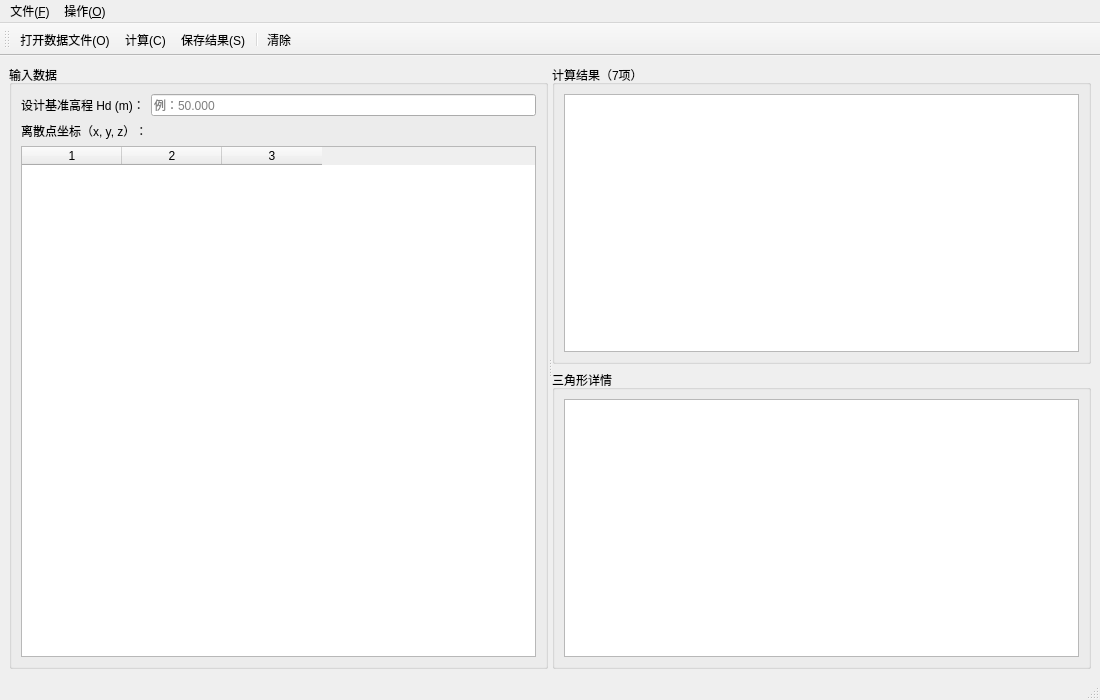
<?xml version="1.0" encoding="UTF-8"?>
<ui version="4.0">
 <class>MainWindow</class>
 <widget class="QMainWindow" name="MainWindow">
  <property name="geometry">
   <rect><x>0</x><y>0</y><width>1100</width><height>700</height></rect>
  </property>
  <property name="windowTitle">
   <string>TIN构建与填挖方体积计算系统</string>
  </property>

  <widget class="QWidget" name="centralwidget">
   <layout class="QHBoxLayout" name="hLayout">
    <item>
     <widget class="QSplitter" name="splitter">
      <property name="orientation"><enum>Qt::Horizontal</enum></property>

      <!-- 左：点云输入区 -->
      <widget class="QGroupBox" name="groupInput">
       <property name="title"><string>输入数据</string></property>
       <layout class="QVBoxLayout" name="vInput">

        <!-- 基准高程 -->
        <item>
         <layout class="QHBoxLayout" name="hHd">
          <item>
           <widget class="QLabel" name="labelHd">
            <property name="text"><string>设计基准高程 Hd (m)：</string></property>
           </widget>
          </item>
          <item>
           <widget class="QLineEdit" name="editHd">
            <property name="placeholderText"><string>例：50.000</string></property>
           </widget>
          </item>
         </layout>
        </item>

        <!-- 点云表格 -->
        <item>
         <widget class="QLabel" name="labelPts">
          <property name="text"><string>离散点坐标（x, y, z）：</string></property>
         </widget>
        </item>
        <item>
         <widget class="QTableWidget" name="tableInput">
          <property name="columnCount"><number>3</number></property>
          <property name="rowCount"><number>0</number></property>
          <attribute name="horizontalHeaderItem">
           <column>0</column>
           <widget class="QTableWidgetItem"><property name="text"><string>x (m)</string></property></widget>
          </attribute>
          <attribute name="horizontalHeaderItem">
           <column>1</column>
           <widget class="QTableWidgetItem"><property name="text"><string>y (m)</string></property></widget>
          </attribute>
          <attribute name="horizontalHeaderItem">
           <column>2</column>
           <widget class="QTableWidgetItem"><property name="text"><string>z (m)</string></property></widget>
          </attribute>
         </widget>
        </item>

       </layout>
      </widget>

      <!-- 右：结果区 -->
      <widget class="QWidget" name="widgetRight">
       <layout class="QVBoxLayout" name="vRight">

        <!-- 7项结果表格 -->
        <item>
         <widget class="QGroupBox" name="groupResult">
          <property name="title"><string>计算结果（7项）</string></property>
          <layout class="QVBoxLayout">
           <item>
            <widget class="QTableWidget" name="tableResult">
             <property name="alternatingRowColors"><bool>true</bool></property>
             <property name="editTriggers">
              <set>QAbstractItemView::NoEditTriggers</set>
             </property>
            </widget>
           </item>
          </layout>
         </widget>
        </item>

        <!-- 三角形详情 -->
        <item>
         <widget class="QGroupBox" name="groupDetail">
          <property name="title"><string>三角形详情</string></property>
          <layout class="QVBoxLayout">
           <item>
            <widget class="QTableWidget" name="tableTriangles">
             <property name="alternatingRowColors"><bool>true</bool></property>
             <property name="editTriggers">
              <set>QAbstractItemView::NoEditTriggers</set>
             </property>
            </widget>
           </item>
          </layout>
         </widget>
        </item>

       </layout>
      </widget>

     </widget>
    </item>
   </layout>
  </widget>

  <!-- 菜单栏 -->
  <widget class="QMenuBar" name="menubar">
   <property name="geometry">
    <rect><x>0</x><y>0</y><width>1100</width><height>30</height></rect>
   </property>
   <widget class="QMenu" name="menuFile">
    <property name="title"><string>文件(&amp;F)</string></property>
    <addaction name="actionOpen"/>
    <addaction name="actionSave"/>
    <addaction name="separator"/>
    <addaction name="actionExit"/>
   </widget>
   <widget class="QMenu" name="menuOp">
    <property name="title"><string>操作(&amp;O)</string></property>
    <addaction name="actionCalc"/>
    <addaction name="separator"/>
    <addaction name="actionClear"/>
   </widget>
   <addaction name="menuFile"/>
   <addaction name="menuOp"/>
  </widget>

  <!-- 工具栏 -->
  <widget class="QToolBar" name="toolBar">
   <attribute name="toolBarArea"><enum>TopToolBarArea</enum></attribute>
   <addaction name="actionOpen"/>
   <addaction name="actionCalc"/>
   <addaction name="actionSave"/>
   <addaction name="separator"/>
   <addaction name="actionClear"/>
  </widget>

  <widget class="QStatusBar" name="statusbar"/>

  <action name="actionOpen">
   <property name="text"><string>打开数据文件(&amp;O)</string></property>
   <property name="shortcut"><string>Ctrl+O</string></property>
  </action>
  <action name="actionCalc">
   <property name="text"><string>计算(&amp;C)</string></property>
   <property name="shortcut"><string>F5</string></property>
  </action>
  <action name="actionSave">
   <property name="text"><string>保存结果(&amp;S)</string></property>
   <property name="shortcut"><string>Ctrl+S</string></property>
  </action>
  <action name="actionExit">
   <property name="text"><string>退出(&amp;Q)</string></property>
   <property name="shortcut"><string>Ctrl+Q</string></property>
  </action>
  <action name="actionClear">
   <property name="text"><string>清除</string></property>
  </action>

 </widget>
 <resources/>
 <connections/>
</ui>
